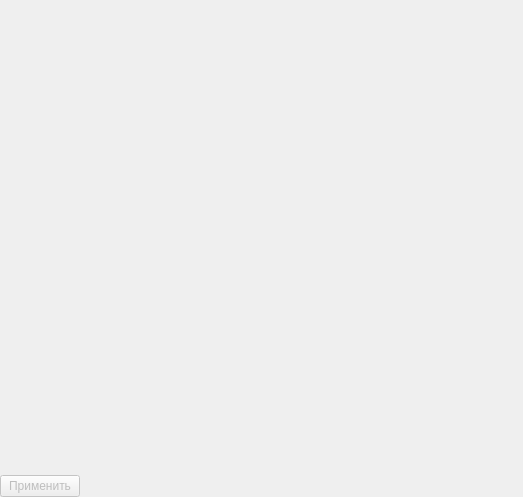
<?xml version="1.0" encoding="UTF-8"?>
<ui version="4.0">
 <class>SPRSeparateGistogrammWidget</class>
 <widget class="QWidget" name="SPRSeparateGistogrammWidget">
  <property name="geometry">
   <rect>
    <x>0</x>
    <y>0</y>
    <width>523</width>
    <height>497</height>
   </rect>
  </property>
  <property name="windowTitle">
   <string>Form</string>
  </property>
  <layout class="QVBoxLayout" name="verticalLayout" stretch="95,0">
   <property name="spacing">
    <number>0</number>
   </property>
   <property name="leftMargin">
    <number>0</number>
   </property>
   <property name="topMargin">
    <number>0</number>
   </property>
   <property name="rightMargin">
    <number>0</number>
   </property>
   <property name="bottomMargin">
    <number>0</number>
   </property>
   <item>
    <widget class="QwtPlot" name="qwtPlot">
     <property name="sizePolicy">
      <sizepolicy hsizetype="Ignored" vsizetype="Ignored">
       <horstretch>0</horstretch>
       <verstretch>0</verstretch>
      </sizepolicy>
     </property>
     <property name="canvasBackground">
      <brush brushstyle="SolidPattern">
       <color alpha="255">
        <red>238</red>
        <green>238</green>
        <blue>238</blue>
       </color>
      </brush>
     </property>
     <property name="autoReplot">
      <bool>true</bool>
     </property>
    </widget>
   </item>
   <item>
    <widget class="QWidget" name="widget" native="true">
     <layout class="QHBoxLayout" name="horizontalLayout">
      <property name="spacing">
       <number>0</number>
      </property>
      <property name="leftMargin">
       <number>0</number>
      </property>
      <property name="topMargin">
       <number>0</number>
      </property>
      <property name="rightMargin">
       <number>0</number>
      </property>
      <property name="bottomMargin">
       <number>0</number>
      </property>
      <item>
       <widget class="QPushButton" name="bComplite">
        <property name="enabled">
         <bool>false</bool>
        </property>
        <property name="text">
         <string>Применить</string>
        </property>
       </widget>
      </item>
      <item>
       <spacer name="horizontalSpacer">
        <property name="orientation">
         <enum>Qt::Horizontal</enum>
        </property>
        <property name="sizeHint" stdset="0">
         <size>
          <width>40</width>
          <height>20</height>
         </size>
        </property>
       </spacer>
      </item>
     </layout>
    </widget>
   </item>
  </layout>
 </widget>
 <customwidgets>
  <customwidget>
   <class>QwtPlot</class>
   <extends>QFrame</extends>
   <header>qwt_plot.h</header>
  </customwidget>
 </customwidgets>
 <resources/>
 <connections/>
</ui>
